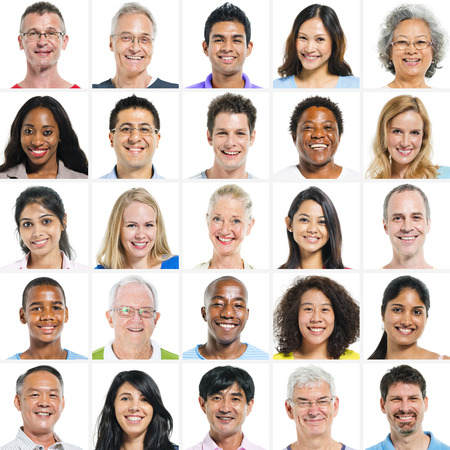
#> input picture Machine-Learning/face_detection_haar/images/img_read/image.jpg, 450 x 450 px
$ python face.py images/img_read/image.jpg images/img_read/image.jpg
#> lines starting #> are read from the running program, lines starting #| are printed output that depends on the picture; after the words box and inside, x2 and y2 are one past the last pixel; in counts of white or black regions, pixels touching at a corner belong together
import cv2


# Get user supplied values
#imagePath = sys.argv[1]
#cascPath = sys.argv[2]
imagePath = "images/img_read/image.jpg"
cascPath = "haarcascade_frontalface_default.xml"

# Create the haar cascade
faceCascade = cv2.CascadeClassifier(cascPath)

# Read the image
image = cv2.imread(imagePath)
#> image is the input picture: shape (450, 450, 3); mean B, G, R 185.1, 193.5, 207.8
gray = cv2.cvtColor(image, cv2.COLOR_BGR2GRAY)
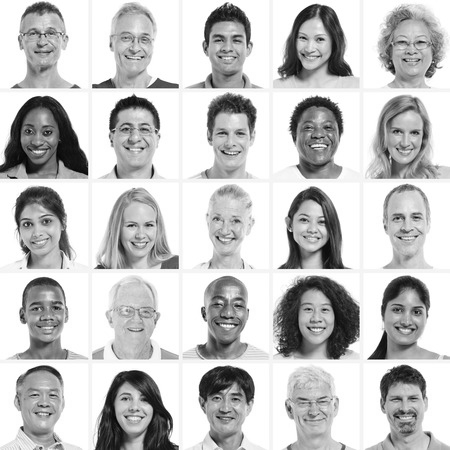
#> gray: shape (450, 450); min 1, max 255, mean 196.8

# Detect faces in the image
faces = faceCascade.detectMultiScale(
    gray,
    scaleFactor=1.2,
    minNeighbors=4,
    minSize=(30, 30),
)
#> faces = 25 rows, first 6: [288, 20, 48, 48], [287, 201, 49, 49], [115, 205, 51, 51], [290, 289, 51, 51], [380, 380, 51, 51], [287, 383, 51, 51]

print("Found {0} faces!".format(len(faces)))
#| Found 25 faces!

# Draw a rectangle around the faces
for (x, y, w, h) in faces:
    cv2.rectangle(image, (x, y), (x+w, y+h), (0, 255, 0), 2)
#> this loop made 25 passes
#> (x, y, w, h) on passes 1 to 12: (288, 20, 48, 48), (287, 201, 49, 49), (115, 205, 51, 51), (290, 289, 51, 51), (380, 380, 51, 51), (287, 383, 51, 51), (17, 13, 53, 53), (201, 19, 53, 53), (108, 18, 53, 53), (384, 21, 55, 55), (107, 106, 58, 58), (12, 111, 53, 53)
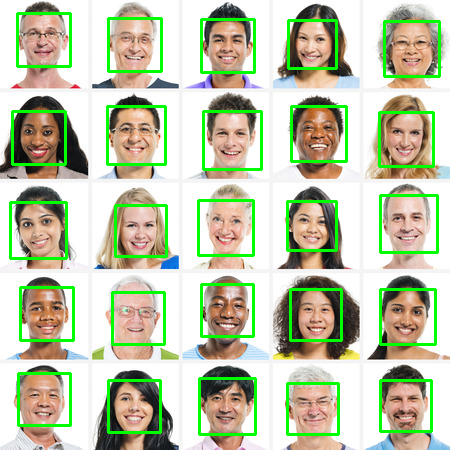
#> image: shape (450, 450, 3); 7.85% of pixels changed, all inside (x1, y1, x2, y2) = (9, 12, 441, 436)

cv2.imwrite("images/img_write/face2.png", image)
cv2.waitKey(0)
